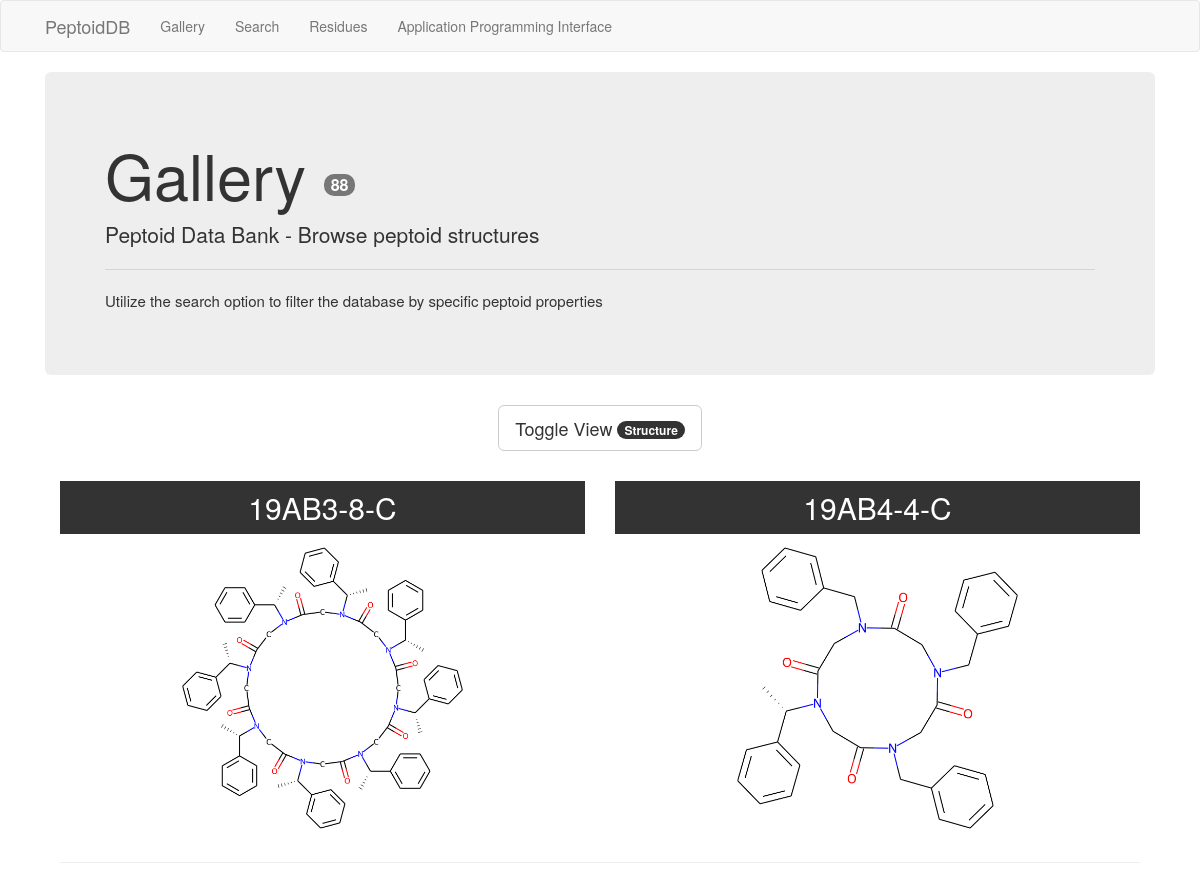
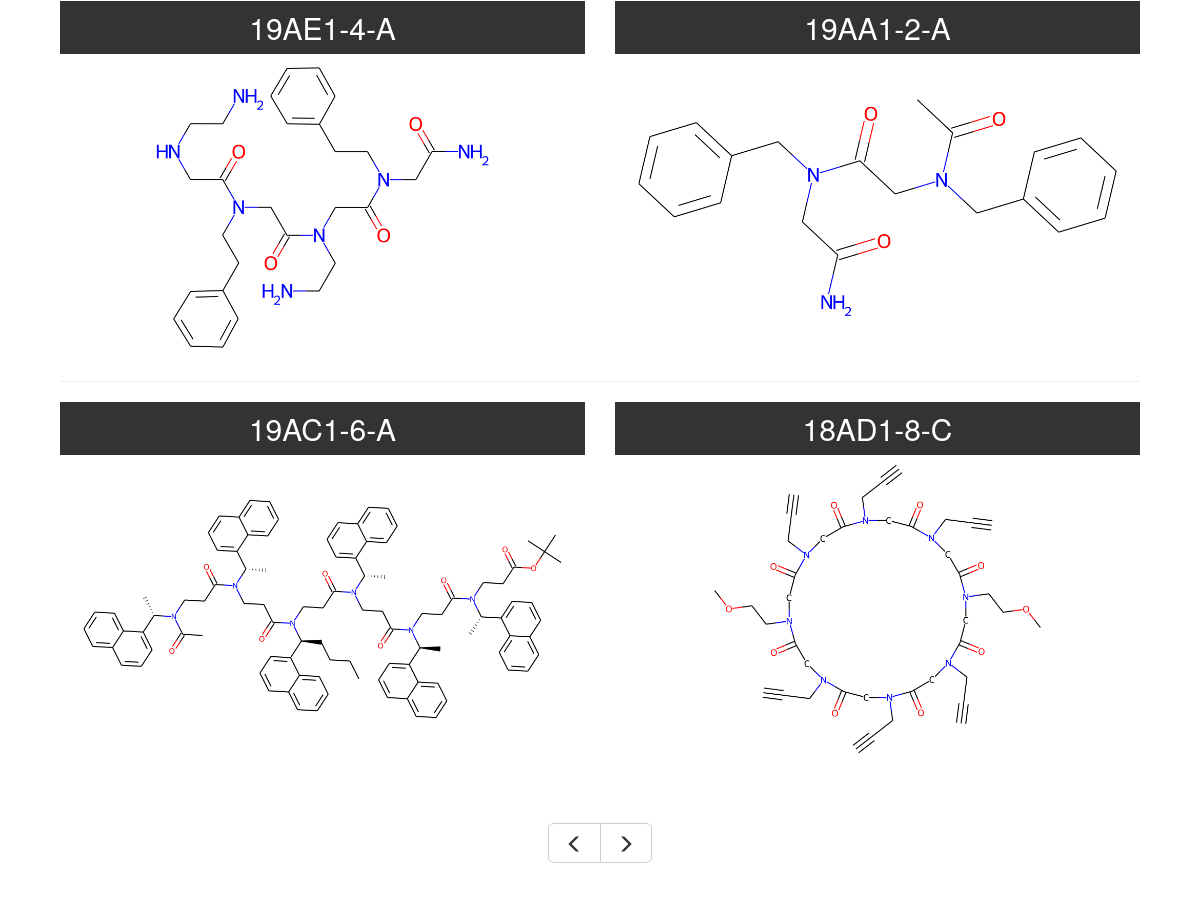
The app's page /gallery?page=3&view=2d with its own data (2 pictures, top to bottom).
### app/models.py (models this page shows, shortened)
class Peptoid(db.Model):
    id = db.Column(db.Integer, primary_key=True)
    code = db.Column(db.String(16), unique=True)
    title = db.Column(db.Text, unique=False)
    release = db.Column(db.DateTime, unique=False)
    experiment = db.Column(db.Text, unique=False)
    pub_doi = db.Column(db.String(64), unique=False)
    struct_doi = db.Column(db.String(64), unique=False)
    citation = db.Column(db.String(1024),unique=False)
    topology = db.Column(db.String(1), unique=False)
    sequence = db.Column(db.String(1024), unique=False)
    n_term = db.Column(db.String(32), unique=False)
    c_term = db.Column(db.String(32), unique=False)
    cyclization_points = db.Column(db.String(8), unique=False)
    struct_smiles = db.Column(db.String(128),unique=False)
    peptoid_author = db.relationship('Author', secondary=peptoid_author, lazy='dynamic',
                                     backref=db.backref('peptoids', order_by='Peptoid.release.desc()'))
    peptoid_residue = db.relationship('Residue', secondary=peptoid_residue, lazy='dynamic',
                                      backref=db.backref('peptoids', order_by='Peptoid.release.desc()'))

### app/routes/routes.py (the view)
@bp.route('/gallery')
def gallery():
    title = 'Gallery'
    page = request.args.get('page', 1, type=int)
    view = request.args.get('view', '2d', type=str)
    peptoids = Peptoid.query.order_by(Peptoid.release.desc()).paginate(
        page, app.config['PEPTOIDS_PER_PAGE'], True)
    next_url = url_for(
        'routes.gallery', page=peptoids.next_num, view=view) if peptoids.has_next else None
    prev_url = url_for(
        'routes.gallery', page=peptoids.prev_num, view=view) if peptoids.has_prev else None
    return renderGallery(peptoids, title, page, next_url, prev_url, view, var=False)

### app/templates/gallery.html (shortened to what this page needs)
{% extends "base.html" %}  {%
block styles %} {{super()}}
<link
  rel="stylesheet"
  href="{{url_for('static', filename='bootstrap-grid.css')}}"
/>
<link rel="stylesheet" href="{{url_for('static', filename='images.css')}}" />
{% endblock %}  {% block app_content %}
<div class="jumbotron">
  <h1 class="display-4">
    {{ title }}
    <span class="badge badge-secondary" style="font-size: medium;"
      >{{ total }}</span
    >
  </h1>
  <p>Peptoid Data Bank - Browse peptoid structures</p>
  <hr class="my-4" />
  <p style="font-size: 1.5rem; font-weight: 300;">
    Utilize the search option to filter the database by specific
    peptoid properties
  </p>
</div>
{% if view == '2d' %}
<div class="container" style="padding-bottom: 30px;">
  <div class="row">
    <div class="col text-center">
      {% if var %}
      <a class="btn btn-default btn-lg" href={{url_for(request.endpoint, var=var, page=page, view='3d')}}>Toggle View <span class="badge">Structure</span></a>
      {% else %}
      <a class="btn btn-default btn-lg" href={{url_for(request.endpoint, page=page, view='3d')}}>Toggle View <span class="badge">Structure</span></a>
      {% endif %}
    </div>
  </div>
</div>
{% endif %}
<div class="container">
  <div class="row block-center">
    {% for i in range(peptoid_codes.__len__())%} {% if i ==
    (peptoid_codes.__len__()-1) %}
    <div class="col-sm-6">
      {% else %}
      <div class="col-sm">
        {% endif %}
        <div class="header">
          <h2><a style="text-decoration : none; color : #ffffff;" href="{{ peptoid_urls[i] }}">{{ peptoid_codes[i] }}</a></h2>
        </div>
        <div class="fall-item fall-effect">
          {% if view == '3d' %}
          <img
            src="{{url_for('static', filename='peptoids/'+peptoid_codes[i][:5]+'.png')}}"
          />
          {% elif view == '2d' %}
          <img
            src="{{url_for('static', filename='peptoids/'+peptoid_codes[i]+'_2d'+'.png')}}"
          />
          {% endif %}
        </div>
      </div>
      {% if (i+1) % 2 == 0 and i != (peptoid_codes.__len__()-1)%}
    </div>
    <hr />
    <div class="row">{% endif %} {% endfor %}</div>
    <br />
    <br />
    <br />
    <div class="row block-center">
      <div class="col text-center" style="padding-bottom: 4em;">
        <div
          class="btn-group btn-group-lg"
          role="group"
          aria-label="Basic example"
          style="margin: 0 auto;"
        >
          {% if prev_url %}
          <a class="btn btn-default" href="{{prev_url}}"><span class="glyphicon glyphicon-menu-left" aria-hidden="true"></span></a>
          {% endif %}
          {% if next_url %}
          <a class="btn btn-default" href="{{next_url}}"><span class="glyphicon glyphicon-menu-right" aria-hidden="true"></span></a>
          {% endif %}
        </div>
      </div>
    </div>
    {% endblock %}

### app/static/images.css (style rules this page uses)
.fall-item { width: 100%; height: auto; overflow: hidden; position: relative; text-align: center; }
.fall-item img { display: block; position: relative; width: 100%; height: auto; }
.header h2 { color: #fff; text-align: center; position: relative; padding: 10px; background: rgba(0, 0, 0, 0.8); margin: 0 0 0 0; }

### records on screen
Peptoid: code "19AB3-8-C", code (picture)
Peptoid: code "19AB4-4-C", code (picture)
Peptoid: code "19AE1-4-A", code (picture)
Peptoid: code "19AA1-2-A", code (picture)
Peptoid: code "19AC1-6-A", code (picture)
Peptoid: code "18AD1-8-C", code (picture)

### other values on screen
{{ title }} "Gallery"
{{ total }} "88"
